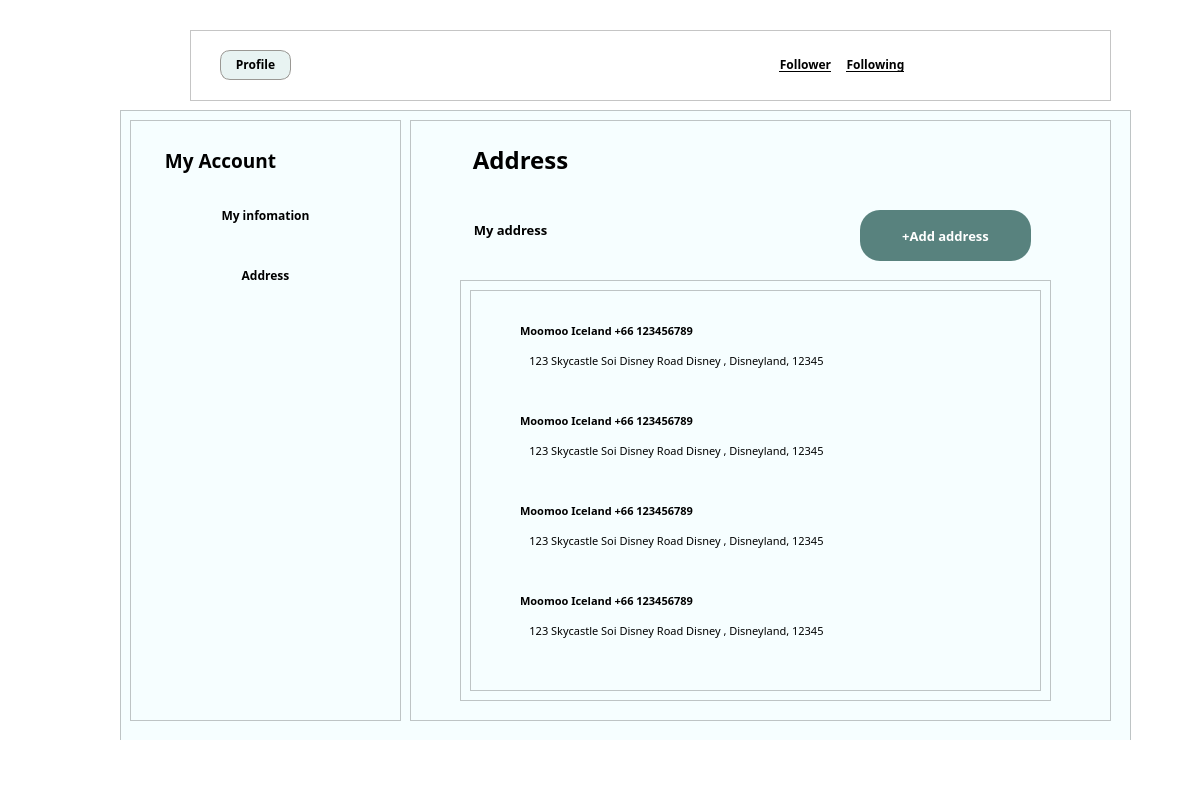
<?xml version="1.0" encoding="UTF-8"?>
<ui version="4.0">
 <class>Dialog</class>
 <widget class="QDialog" name="Dialog">
  <property name="geometry">
   <rect>
    <x>0</x>
    <y>0</y>
    <width>1200</width>
    <height>800</height>
   </rect>
  </property>
  <property name="windowTitle">
   <string>Dialog</string>
  </property>
  <property name="styleSheet">
   <string notr="true">QDialog{	
	background-color: white;  	
	border: None;
}
QPushButton{
	border: None;
}</string>
  </property>
  <widget class="QWidget" name="header" native="true">
   <property name="geometry">
    <rect>
     <x>70</x>
     <y>20</y>
     <width>1080</width>
     <height>720</height>
    </rect>
   </property>
   <property name="maximumSize">
    <size>
     <width>1080</width>
     <height>720</height>
    </size>
   </property>
   <property name="font">
    <font>
     <family>.AppleSystemUIFont</family>
    </font>
   </property>
   <property name="styleSheet">
    <string notr="true">background-color: white;</string>
   </property>
   <widget class="QFrame" name="frame">
    <property name="geometry">
     <rect>
      <x>120</x>
      <y>10</y>
      <width>921</width>
      <height>71</height>
     </rect>
    </property>
    <property name="styleSheet">
     <string notr="true">QFrame#search_frame{
    background-color: #FFFBF3;
    border-radius: 10px;
}

QPushButton#filter_button{
    background-color: transparent;
}

QPushButton :hover{
    background-color: #E8F3F2;
}

QTextEdit#search_edit{
    background-color: transparent;
}

QLabel#page_label{
    background-color: #E8F3F2;
    border-radius: 10px;
    border: solid;
    border-width: 1px;
    border-color:rgb(154, 152, 148)
}</string>
    </property>
    <property name="frameShape">
     <enum>QFrame::StyledPanel</enum>
    </property>
    <property name="frameShadow">
     <enum>QFrame::Raised</enum>
    </property>
    <widget class="QPushButton" name="home_button">
     <property name="geometry">
      <rect>
       <x>740</x>
       <y>20</y>
       <width>41</width>
       <height>30</height>
      </rect>
     </property>
     <property name="font">
      <font>
       <family>Manrope</family>
       <weight>75</weight>
       <bold>true</bold>
      </font>
     </property>
     <property name="text">
      <string/>
     </property>
     <property name="icon">
      <iconset>
       <normaloff>:/icon_images/home_icon.png</normaloff>:/icon_images/home_icon.png</iconset>
     </property>
     <property name="iconSize">
      <size>
       <width>20</width>
       <height>20</height>
      </size>
     </property>
    </widget>
    <widget class="QPushButton" name="history_button">
     <property name="geometry">
      <rect>
       <x>780</x>
       <y>20</y>
       <width>41</width>
       <height>30</height>
      </rect>
     </property>
     <property name="text">
      <string/>
     </property>
     <property name="icon">
      <iconset>
       <normaloff>:/icon_images/history_icon.png</normaloff>:/icon_images/history_icon.png</iconset>
     </property>
     <property name="iconSize">
      <size>
       <width>20</width>
       <height>20</height>
      </size>
     </property>
    </widget>
    <widget class="QPushButton" name="wishlist_button">
     <property name="geometry">
      <rect>
       <x>820</x>
       <y>20</y>
       <width>41</width>
       <height>30</height>
      </rect>
     </property>
     <property name="text">
      <string/>
     </property>
     <property name="icon">
      <iconset>
       <normaloff>:/icon_images/wishlist_icon.png</normaloff>:/icon_images/wishlist_icon.png</iconset>
     </property>
     <property name="iconSize">
      <size>
       <width>20</width>
       <height>20</height>
      </size>
     </property>
    </widget>
    <widget class="QPushButton" name="profile_button">
     <property name="geometry">
      <rect>
       <x>860</x>
       <y>20</y>
       <width>41</width>
       <height>30</height>
      </rect>
     </property>
     <property name="text">
      <string/>
     </property>
     <property name="icon">
      <iconset>
       <normaloff>:/icon_images/profile_icon.png</normaloff>:/icon_images/profile_icon.png</iconset>
     </property>
     <property name="iconSize">
      <size>
       <width>20</width>
       <height>20</height>
      </size>
     </property>
    </widget>
    <widget class="QLabel" name="page_label">
     <property name="geometry">
      <rect>
       <x>30</x>
       <y>20</y>
       <width>71</width>
       <height>30</height>
      </rect>
     </property>
     <property name="font">
      <font>
       <family>Manrope</family>
       <weight>75</weight>
       <bold>true</bold>
      </font>
     </property>
     <property name="text">
      <string>&lt;html&gt;&lt;head/&gt;&lt;body&gt;&lt;p&gt;Profile&lt;/p&gt;&lt;/body&gt;&lt;/html&gt;</string>
     </property>
     <property name="alignment">
      <set>Qt::AlignCenter</set>
     </property>
    </widget>
    <widget class="QLabel" name="page_label_2">
     <property name="geometry">
      <rect>
       <x>580</x>
       <y>20</y>
       <width>71</width>
       <height>30</height>
      </rect>
     </property>
     <property name="font">
      <font>
       <family>Manrope</family>
       <weight>75</weight>
       <bold>true</bold>
      </font>
     </property>
     <property name="text">
      <string>&lt;html&gt;&lt;head/&gt;&lt;body&gt;&lt;p&gt;&lt;span style=&quot; text-decoration: underline;&quot;&gt;Follower&lt;/span&gt;&lt;/p&gt;&lt;/body&gt;&lt;/html&gt;</string>
     </property>
     <property name="alignment">
      <set>Qt::AlignCenter</set>
     </property>
    </widget>
    <widget class="QLabel" name="page_label_3">
     <property name="geometry">
      <rect>
       <x>650</x>
       <y>20</y>
       <width>71</width>
       <height>30</height>
      </rect>
     </property>
     <property name="font">
      <font>
       <family>Manrope</family>
       <weight>75</weight>
       <bold>true</bold>
      </font>
     </property>
     <property name="text">
      <string>&lt;html&gt;&lt;head/&gt;&lt;body&gt;&lt;p&gt;&lt;span style=&quot; text-decoration: underline;&quot;&gt;Following&lt;/span&gt;&lt;/p&gt;&lt;/body&gt;&lt;/html&gt;</string>
     </property>
     <property name="alignment">
      <set>Qt::AlignCenter</set>
     </property>
    </widget>
   </widget>
   <widget class="QFrame" name="frame_2">
    <property name="geometry">
     <rect>
      <x>0</x>
      <y>10</y>
      <width>120</width>
      <height>71</height>
     </rect>
    </property>
    <property name="frameShape">
     <enum>QFrame::StyledPanel</enum>
    </property>
    <property name="frameShadow">
     <enum>QFrame::Raised</enum>
    </property>
    <widget class="QLabel" name="curate_label">
     <property name="geometry">
      <rect>
       <x>-10</x>
       <y>-10</y>
       <width>161</width>
       <height>91</height>
      </rect>
     </property>
     <property name="font">
      <font>
       <family>Mogena</family>
       <pointsize>18</pointsize>
      </font>
     </property>
     <property name="text">
      <string/>
     </property>
     <property name="pixmap">
      <pixmap>:/logos/curatelogo.png</pixmap>
     </property>
     <property name="scaledContents">
      <bool>true</bool>
     </property>
     <property name="alignment">
      <set>Qt::AlignCenter</set>
     </property>
    </widget>
   </widget>
   <widget class="QFrame" name="frame_4">
    <property name="geometry">
     <rect>
      <x>50</x>
      <y>90</y>
      <width>1011</width>
      <height>631</height>
     </rect>
    </property>
    <property name="styleSheet">
     <string notr="true">background-color: rgb(246, 254, 255);</string>
    </property>
    <property name="frameShape">
     <enum>QFrame::StyledPanel</enum>
    </property>
    <property name="frameShadow">
     <enum>QFrame::Raised</enum>
    </property>
    <widget class="QFrame" name="profile_frame">
     <property name="geometry">
      <rect>
       <x>10</x>
       <y>10</y>
       <width>271</width>
       <height>601</height>
      </rect>
     </property>
     <property name="styleSheet">
      <string notr="true">QPushButton{
	border: None;
}
QPushButton:hover {
    background-color: rgb(88,130,126);
	border-radius: 20px;

}
</string>
     </property>
     <property name="frameShape">
      <enum>QFrame::StyledPanel</enum>
     </property>
     <property name="frameShadow">
      <enum>QFrame::Raised</enum>
     </property>
     <widget class="QLabel" name="page_label_4">
      <property name="geometry">
       <rect>
        <x>20</x>
        <y>20</y>
        <width>141</width>
        <height>41</height>
       </rect>
      </property>
      <property name="font">
       <font>
        <family>Manrope</family>
        <weight>75</weight>
        <bold>true</bold>
       </font>
      </property>
      <property name="styleSheet">
       <string notr="true">color: black;</string>
      </property>
      <property name="text">
       <string>&lt;html&gt;&lt;head/&gt;&lt;body&gt;&lt;p&gt;&lt;span style=&quot; font-size:14pt;&quot;&gt;My Account&lt;/span&gt;&lt;/p&gt;&lt;/body&gt;&lt;/html&gt;</string>
      </property>
      <property name="alignment">
       <set>Qt::AlignCenter</set>
      </property>
     </widget>
     <widget class="QPushButton" name="info_button">
      <property name="geometry">
       <rect>
        <x>50</x>
        <y>70</y>
        <width>171</width>
        <height>51</height>
       </rect>
      </property>
      <property name="font">
       <font>
        <family>Manrope</family>
        <weight>75</weight>
        <bold>true</bold>
       </font>
      </property>
      <property name="layoutDirection">
       <enum>Qt::RightToLeft</enum>
      </property>
      <property name="styleSheet">
       <string notr="true">color: black;</string>
      </property>
      <property name="text">
       <string>My infomation</string>
      </property>
     </widget>
     <widget class="QPushButton" name="address_button">
      <property name="geometry">
       <rect>
        <x>50</x>
        <y>130</y>
        <width>171</width>
        <height>51</height>
       </rect>
      </property>
      <property name="font">
       <font>
        <family>Manrope</family>
        <weight>75</weight>
        <bold>true</bold>
       </font>
      </property>
      <property name="layoutDirection">
       <enum>Qt::LeftToRight</enum>
      </property>
      <property name="styleSheet">
       <string notr="true">color: black;</string>
      </property>
      <property name="text">
       <string>Address</string>
      </property>
     </widget>
    </widget>
    <widget class="QFrame" name="editinfo_frame">
     <property name="geometry">
      <rect>
       <x>290</x>
       <y>10</y>
       <width>701</width>
       <height>601</height>
      </rect>
     </property>
     <property name="styleSheet">
      <string notr="true">QLabel{
	color: black;
}
QPushButton{
	 background-color: rgb(88,130,126); 
	color:white;
	border-radius: 20px;
}</string>
     </property>
     <property name="frameShape">
      <enum>QFrame::StyledPanel</enum>
     </property>
     <property name="frameShadow">
      <enum>QFrame::Raised</enum>
     </property>
     <widget class="QLabel" name="page_label_5">
      <property name="geometry">
       <rect>
        <x>40</x>
        <y>20</y>
        <width>141</width>
        <height>41</height>
       </rect>
      </property>
      <property name="font">
       <font>
        <family>Manrope</family>
        <weight>75</weight>
        <bold>true</bold>
       </font>
      </property>
      <property name="text">
       <string>&lt;html&gt;&lt;head/&gt;&lt;body&gt;&lt;p&gt;&lt;span style=&quot; font-size:18pt;&quot;&gt;Address&lt;/span&gt;&lt;/p&gt;&lt;/body&gt;&lt;/html&gt;</string>
      </property>
      <property name="alignment">
       <set>Qt::AlignCenter</set>
      </property>
     </widget>
     <widget class="QLabel" name="page_label_6">
      <property name="geometry">
       <rect>
        <x>50</x>
        <y>90</y>
        <width>101</width>
        <height>41</height>
       </rect>
      </property>
      <property name="font">
       <font>
        <family>Manrope</family>
        <weight>75</weight>
        <bold>true</bold>
       </font>
      </property>
      <property name="text">
       <string>&lt;html&gt;&lt;head/&gt;&lt;body&gt;&lt;p&gt;&lt;span style=&quot; font-size:10pt;&quot;&gt;My address&lt;/span&gt;&lt;/p&gt;&lt;/body&gt;&lt;/html&gt;</string>
      </property>
      <property name="alignment">
       <set>Qt::AlignCenter</set>
      </property>
     </widget>
     <widget class="QPushButton" name="add_address_button">
      <property name="geometry">
       <rect>
        <x>450</x>
        <y>90</y>
        <width>171</width>
        <height>51</height>
       </rect>
      </property>
      <property name="font">
       <font>
        <family>Manrope</family>
        <pointsize>10</pointsize>
        <weight>75</weight>
        <bold>true</bold>
       </font>
      </property>
      <property name="layoutDirection">
       <enum>Qt::RightToLeft</enum>
      </property>
      <property name="styleSheet">
       <string notr="true"/>
      </property>
      <property name="text">
       <string>+Add address</string>
      </property>
     </widget>
     <widget class="QFrame" name="frame_3">
      <property name="geometry">
       <rect>
        <x>50</x>
        <y>160</y>
        <width>591</width>
        <height>421</height>
       </rect>
      </property>
      <property name="styleSheet">
       <string notr="true">background-color: white;
QScrollArea {
                border: 1px solid gray;
                border-radius: 4px;
            }
            QScrollBar:vertical {
                background: lightgray;
                width: 10px;
            }
            QScrollBar::handle:vertical {
                background: darkgray;
                border-radius: 5px;
            }</string>
      </property>
      <property name="frameShape">
       <enum>QFrame::StyledPanel</enum>
      </property>
      <property name="frameShadow">
       <enum>QFrame::Raised</enum>
      </property>
      <widget class="QScrollArea" name="scrollArea">
       <property name="geometry">
        <rect>
         <x>10</x>
         <y>10</y>
         <width>571</width>
         <height>401</height>
        </rect>
       </property>
       <property name="widgetResizable">
        <bool>true</bool>
       </property>
       <widget class="QWidget" name="scrollAreaWidgetContents">
        <property name="geometry">
         <rect>
          <x>0</x>
          <y>0</y>
          <width>569</width>
          <height>399</height>
         </rect>
        </property>
        <widget class="QWidget" name="widget" native="true">
         <property name="geometry">
          <rect>
           <x>10</x>
           <y>10</y>
           <width>531</width>
           <height>80</height>
          </rect>
         </property>
         <widget class="QLabel" name="page_label_7">
          <property name="geometry">
           <rect>
            <x>20</x>
            <y>10</y>
            <width>211</width>
            <height>41</height>
           </rect>
          </property>
          <property name="font">
           <font>
            <family>Manrope</family>
            <pointsize>8</pointsize>
            <weight>75</weight>
            <bold>true</bold>
           </font>
          </property>
          <property name="text">
           <string>&lt;html&gt;&lt;head/&gt;&lt;body&gt;&lt;p&gt;Moomoo Iceland +66  123456789&lt;/p&gt;&lt;/body&gt;&lt;/html&gt;</string>
          </property>
          <property name="alignment">
           <set>Qt::AlignCenter</set>
          </property>
         </widget>
         <widget class="QLabel" name="page_label_8">
          <property name="geometry">
           <rect>
            <x>10</x>
            <y>40</y>
            <width>371</width>
            <height>41</height>
           </rect>
          </property>
          <property name="font">
           <font>
            <family>Manrope</family>
            <pointsize>8</pointsize>
            <weight>75</weight>
            <bold>true</bold>
           </font>
          </property>
          <property name="text">
           <string>&lt;html&gt;&lt;head/&gt;&lt;body&gt;&lt;p&gt;&lt;span style=&quot; font-weight:400;&quot;&gt;123 Skycastle Soi Disney Road Disney , Disneyland, 12345&lt;/span&gt;&lt;/p&gt;&lt;/body&gt;&lt;/html&gt;</string>
          </property>
          <property name="alignment">
           <set>Qt::AlignCenter</set>
          </property>
         </widget>
        </widget>
        <widget class="QWidget" name="widget_2" native="true">
         <property name="geometry">
          <rect>
           <x>10</x>
           <y>100</y>
           <width>531</width>
           <height>80</height>
          </rect>
         </property>
         <widget class="QLabel" name="page_label_14">
          <property name="geometry">
           <rect>
            <x>20</x>
            <y>10</y>
            <width>211</width>
            <height>41</height>
           </rect>
          </property>
          <property name="font">
           <font>
            <family>Manrope</family>
            <pointsize>8</pointsize>
            <weight>75</weight>
            <bold>true</bold>
           </font>
          </property>
          <property name="text">
           <string>&lt;html&gt;&lt;head/&gt;&lt;body&gt;&lt;p&gt;Moomoo Iceland +66  123456789&lt;/p&gt;&lt;/body&gt;&lt;/html&gt;</string>
          </property>
          <property name="alignment">
           <set>Qt::AlignCenter</set>
          </property>
         </widget>
         <widget class="QLabel" name="page_label_15">
          <property name="geometry">
           <rect>
            <x>10</x>
            <y>40</y>
            <width>371</width>
            <height>41</height>
           </rect>
          </property>
          <property name="font">
           <font>
            <family>Manrope</family>
            <pointsize>8</pointsize>
            <weight>75</weight>
            <bold>true</bold>
           </font>
          </property>
          <property name="text">
           <string>&lt;html&gt;&lt;head/&gt;&lt;body&gt;&lt;p&gt;&lt;span style=&quot; font-weight:400;&quot;&gt;123 Skycastle Soi Disney Road Disney , Disneyland, 12345&lt;/span&gt;&lt;/p&gt;&lt;/body&gt;&lt;/html&gt;</string>
          </property>
          <property name="alignment">
           <set>Qt::AlignCenter</set>
          </property>
         </widget>
        </widget>
        <widget class="QWidget" name="widget_3" native="true">
         <property name="geometry">
          <rect>
           <x>10</x>
           <y>190</y>
           <width>531</width>
           <height>80</height>
          </rect>
         </property>
         <widget class="QLabel" name="page_label_16">
          <property name="geometry">
           <rect>
            <x>20</x>
            <y>10</y>
            <width>211</width>
            <height>41</height>
           </rect>
          </property>
          <property name="font">
           <font>
            <family>Manrope</family>
            <pointsize>8</pointsize>
            <weight>75</weight>
            <bold>true</bold>
           </font>
          </property>
          <property name="text">
           <string>&lt;html&gt;&lt;head/&gt;&lt;body&gt;&lt;p&gt;Moomoo Iceland +66  123456789&lt;/p&gt;&lt;/body&gt;&lt;/html&gt;</string>
          </property>
          <property name="alignment">
           <set>Qt::AlignCenter</set>
          </property>
         </widget>
         <widget class="QLabel" name="page_label_17">
          <property name="geometry">
           <rect>
            <x>10</x>
            <y>40</y>
            <width>371</width>
            <height>41</height>
           </rect>
          </property>
          <property name="font">
           <font>
            <family>Manrope</family>
            <pointsize>8</pointsize>
            <weight>75</weight>
            <bold>true</bold>
           </font>
          </property>
          <property name="text">
           <string>&lt;html&gt;&lt;head/&gt;&lt;body&gt;&lt;p&gt;&lt;span style=&quot; font-weight:400;&quot;&gt;123 Skycastle Soi Disney Road Disney , Disneyland, 12345&lt;/span&gt;&lt;/p&gt;&lt;/body&gt;&lt;/html&gt;</string>
          </property>
          <property name="alignment">
           <set>Qt::AlignCenter</set>
          </property>
         </widget>
        </widget>
        <widget class="QWidget" name="widget_4" native="true">
         <property name="geometry">
          <rect>
           <x>10</x>
           <y>280</y>
           <width>531</width>
           <height>80</height>
          </rect>
         </property>
         <widget class="QLabel" name="page_label_18">
          <property name="geometry">
           <rect>
            <x>20</x>
            <y>10</y>
            <width>211</width>
            <height>41</height>
           </rect>
          </property>
          <property name="font">
           <font>
            <family>Manrope</family>
            <pointsize>8</pointsize>
            <weight>75</weight>
            <bold>true</bold>
           </font>
          </property>
          <property name="text">
           <string>&lt;html&gt;&lt;head/&gt;&lt;body&gt;&lt;p&gt;Moomoo Iceland +66  123456789&lt;/p&gt;&lt;/body&gt;&lt;/html&gt;</string>
          </property>
          <property name="alignment">
           <set>Qt::AlignCenter</set>
          </property>
         </widget>
         <widget class="QLabel" name="page_label_19">
          <property name="geometry">
           <rect>
            <x>10</x>
            <y>40</y>
            <width>371</width>
            <height>41</height>
           </rect>
          </property>
          <property name="font">
           <font>
            <family>Manrope</family>
            <pointsize>8</pointsize>
            <weight>75</weight>
            <bold>true</bold>
           </font>
          </property>
          <property name="text">
           <string>&lt;html&gt;&lt;head/&gt;&lt;body&gt;&lt;p&gt;&lt;span style=&quot; font-weight:400;&quot;&gt;123 Skycastle Soi Disney Road Disney , Disneyland, 12345&lt;/span&gt;&lt;/p&gt;&lt;/body&gt;&lt;/html&gt;</string>
          </property>
          <property name="alignment">
           <set>Qt::AlignCenter</set>
          </property>
         </widget>
        </widget>
       </widget>
      </widget>
     </widget>
    </widget>
   </widget>
  </widget>
 </widget>
 <resources>
  <include location="../../../public/images/icons/icons.qrc"/>
  <include location="../../../public/images/logos/logo.qrc"/>
 </resources>
 <connections/>
</ui>
